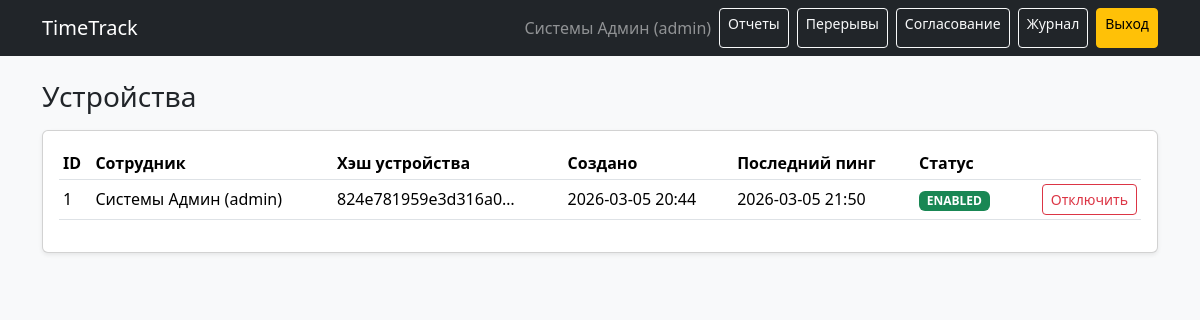
The app's page /devices (signed in) with its own data.
### models.py (models this page shows, shortened)
class User(UserMixin, db.Model):
    __tablename__ = "users"
    id = db.Column(db.Integer, primary_key=True)
    username = db.Column(db.String(64), nullable=False, unique=True)
    password_hash = db.Column(db.String(255), nullable=False)
    first_name = db.Column(db.String(100), nullable=False, default="Имя")
    last_name = db.Column(db.String(100), nullable=False, default="Фамилия")
    role = db.Column(db.String(20), nullable=False, default="employee")
    department_id = db.Column(db.Integer, db.ForeignKey("departments.id"), nullable=True)
    department = db.relationship("Department", backref="users")

class Device(db.Model):
    __tablename__ = "devices"
    id = db.Column(db.Integer, primary_key=True)
    user_id = db.Column(db.Integer, db.ForeignKey("users.id"), nullable=False)
    user = db.relationship("User", foreign_keys=[user_id])
    device_hash = db.Column(db.String(64), nullable=False)
    token = db.Column(db.String(64), nullable=False, unique=True)
    enabled = db.Column(db.Boolean, nullable=False, default=True)
    created_at = db.Column(db.DateTime, nullable=False, default=datetime.utcnow)
    last_seen_at = db.Column(db.DateTime, nullable=True)
    __table_args__ = (db.UniqueConstraint("user_id", "device_hash", name="uq_device_user_hash"),)

### app.py (the view, shortened to what this page needs)
    @app.route("/devices", methods=["GET", "POST"])
    @login_required
    def devices():
        if current_user.role != "admin":
            flash("Нет доступа", "warning")
            return redirect(url_for("dashboard"))
        items = Device.query.order_by(Device.created_at.desc()).limit(300).all()
        users = {u.id: u for u in User.query.all()}
        return render_template("devices.html", items=items, users=users)

### templates/devices.html (shortened to what this page needs)
{% extends "base.html" %}
{% block content %}
<h3 class="mb-3">Устройства</h3>
<div class="card shadow-sm">
  <div class="card-body">
    <div class="table-responsive">
      <table class="table table-sm align-middle">
        <thead>
          <tr>
            <th>ID</th>
            <th>Сотрудник</th>
            <th>Хэш устройства</th>
            <th>Создано</th>
            <th>Последний пинг</th>
            <th>Статус</th>
            <th></th>
          </tr>
        </thead>
        <tbody>
          {% for d in items %}
          <tr>
            <td>{{ d.id }}</td>
            <td>
              {% set u = users.get(d.user_id) %}
              {% if u %}{{ u.last_name }} {{ u.first_name }} ({{ u.username }}){% else %}user_id={{ d.user_id }}{% endif %}
            </td>
            <td class="text-monospace">{{ d.device_hash[:18] }}…</td>
            <td>{{ d.created_at|localdt }}</td>
            <td>{% if d.last_seen_at %}{{ d.last_seen_at|localdt }}{% endif %}</td>
            <td>
              {% if d.enabled %}
                <span class="badge bg-success">ENABLED</span>
              {% else %}
                <span class="badge bg-secondary">DISABLED</span>
              {% endif %}
            </td>
            <td class="text-end">
              <form method="post" class="d-inline">
                {% if d.enabled %}
                  <button class="btn btn-sm btn-outline-danger" name="action" value="disable" type="submit">Отключить</button>
                {% else %}
                  <button class="btn btn-sm btn-outline-success" name="action" value="enable" type="submit">Включить</button>
                {% endif %}
              </form>
            </td>
          </tr>
          {% else %}
          <tr><td colspan="7" class="text-muted">Нет устройств</td></tr>
          {% endfor %}
        </tbody>
      </table>
    </div>
  </div>
</div>
{% endblock %}

### templates/base.html (shortened to what this page needs)
<!doctype html>
<html lang="ru">
<head>
  <link href="https://cdn.jsdelivr.net/npm/bootstrap@5.3.3/dist/css/bootstrap.min.css" rel="stylesheet">
</head>
<body class="bg-light">
<nav class="navbar navbar-expand-lg navbar-dark bg-dark">
  <div class="container">
    <a class="navbar-brand" href="{{ url_for('dashboard') }}">TimeTrack</a>
    <div class="d-flex gap-2">
      {% if current_user.is_authenticated %}
        <span class="navbar-text text-white-50">
          {{ current_user.last_name }} {{ current_user.first_name }} ({{ current_user.role }})
        </span>
        <a class="btn btn-sm btn-outline-light" href="{{ url_for('reports') }}">Отчеты</a>
                <a class="btn btn-sm btn-outline-light" href="{{ url_for('breaks') }}">Перерывы</a>
        {% if current_user.role in ('admin','manager') %}
          <a class="btn btn-sm btn-outline-light" href="{{ url_for('approvals') }}">Согласование</a>
        {% endif %}
        {% if current_user.role == 'admin' %}
          <a class="btn btn-sm btn-outline-light" href="{{ url_for('audit') }}">Журнал</a>
        {% endif %}
        <a class="btn btn-sm btn-warning" href="{{ url_for('logout') }}">Выход</a>
      {% endif %}
    </div>
  </div>
</nav>
<div class="container py-4">
  {% block content %}{% endblock %}
</div>
</body>
</html>

### records on screen
User: last_name "Системы", first_name "Админ", role "admin", username "admin"
Device: id "1", device_hash "824e781959e3d316a0", created_at|localdt "2026-03-05 20:44", last_seen_at|localdt "2026-03-05 21:50", enabled "ENABLED"
